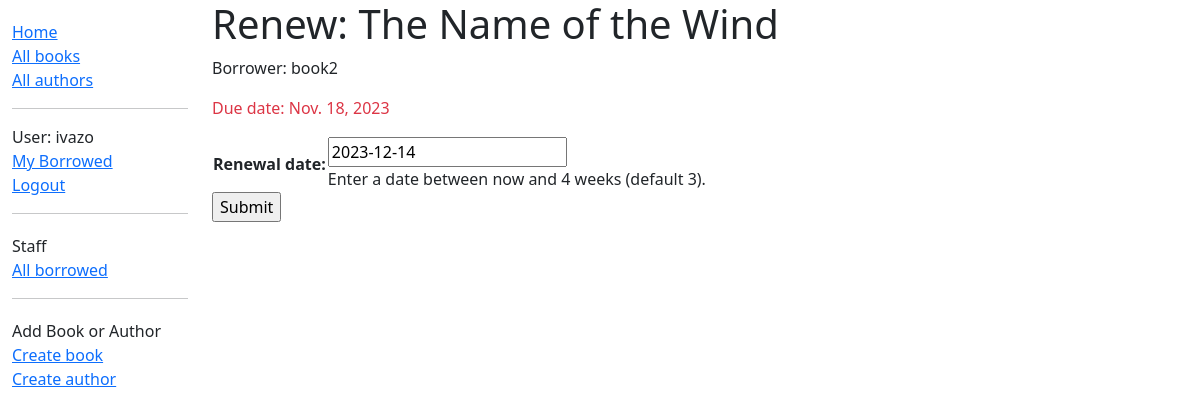
The page /catalog/book/6e2fb0b7-6cb7-44b4-a40f-4ea39d11c363/renew/ (signed in) on the database as committed earlier.
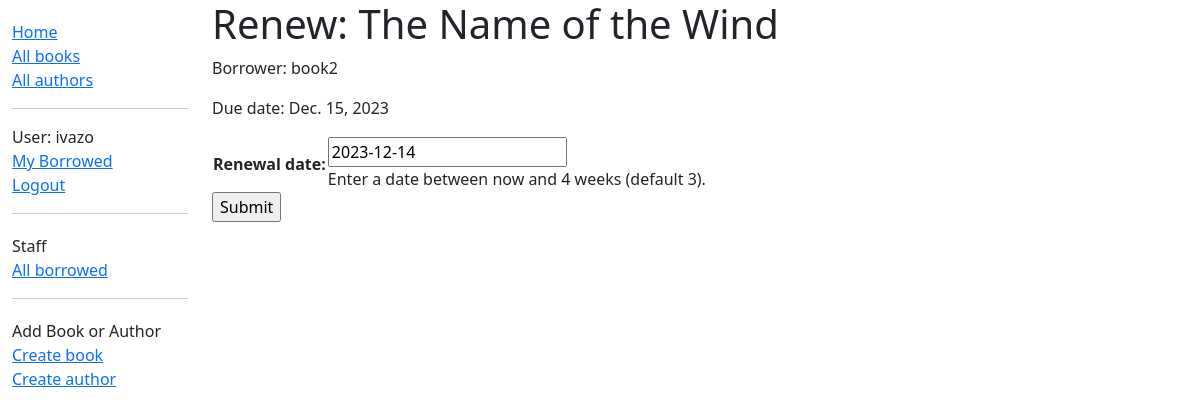
The same page on the database as committed later.
### catalog/models.py (models this page shows, shortened)
class BookInstance(models.Model):
    id = models.UUIDField(primary_key=True, default=uuid.uuid4, help_text='Unique ID for this particular book across whole library')
    book = models.ForeignKey('Book', on_delete=models.RESTRICT, null=True)
    imprint = models.CharField(max_length=200)
    due_back = models.DateField(null=True, blank=True)
    borrower = models.ForeignKey(User, on_delete=models.SET_NULL, null=True, blank=True)
    @property
    def is_overdue(self):
        if self.due_back and date.today() > self.due_back:
            return True
        return False
    LOAN_STATUS = (
        ('m', 'Maintenance'),
        ('o', 'On loan'),
        ('a', 'Available'),
        ('r', 'Reserved'),
    )
    status = models.CharField(
        max_length=1,
        choices=LOAN_STATUS,
        blank=True,
        default='m',
        help_text='Book availability',
    )
    class Meta:
        ordering = ['due_back']
        permissions = (("can_mark_returned", "Set book as returned"),)

### catalog/views.py (the view)
# urls.py: re_path(r'^book/(?P<pk>[-\w]+)/renew/$', views.renew_book_librarian, name='renew-book-librarian'),
@permission_required('catalog.can_mark_returned', raise_exception=True)
def renew_book_librarian(request, pk):
    book_instance = get_object_or_404(BookInstance, pk=pk)
    if request.method == 'POST':
        form = RenewBookForm(request.POST)
        if form.is_valid():
            book_instance.due_back = form.cleaned_data['renewal_date']
            book_instance.save()
            return HttpResponseRedirect(reverse('all-borrowed'))
    else:
        proposed_renewal_date = datetime.date.today() + datetime.timedelta(weeks=3)
        form = RenewBookForm(initial={'renewal_date': proposed_renewal_date})
    context = {
        'form': form,
        'book_instance': book_instance,
    }
    return render(request, 'catalog/book_renew_librarian.html', context)

### catalog/forms.py (shortened to what this page needs)
class RenewBookForm(forms.Form):
    renewal_date = forms.DateField(help_text="Enter a date between now and 4 weeks (default 3).")

### catalog/templates/catalog/book_renew_librarian.html (shortened to what this page needs)
{% extends "catalog/base_generic.html" %}
{% block content %}
    <h1>Renew: {{book_instance.book.title}}</h1>
    <p>Borrower: {{book_instance.borrower}}</p>
    <p{% if book_instance.is_overdue %} class="text-danger"{% endif %}>Due date: {{book_instance.due_back}}</p>
    <form action="" method="post">
        <table>
            {{ form.as_table }}
        </table>
        <input type="submit" value="Submit">
    </form>
{% endblock %}

Rows that differ between the two databases and show on the page:
changed BookInstance "book2": due_back "Nov. 18, 2023" → "Dec. 15, 2023"
